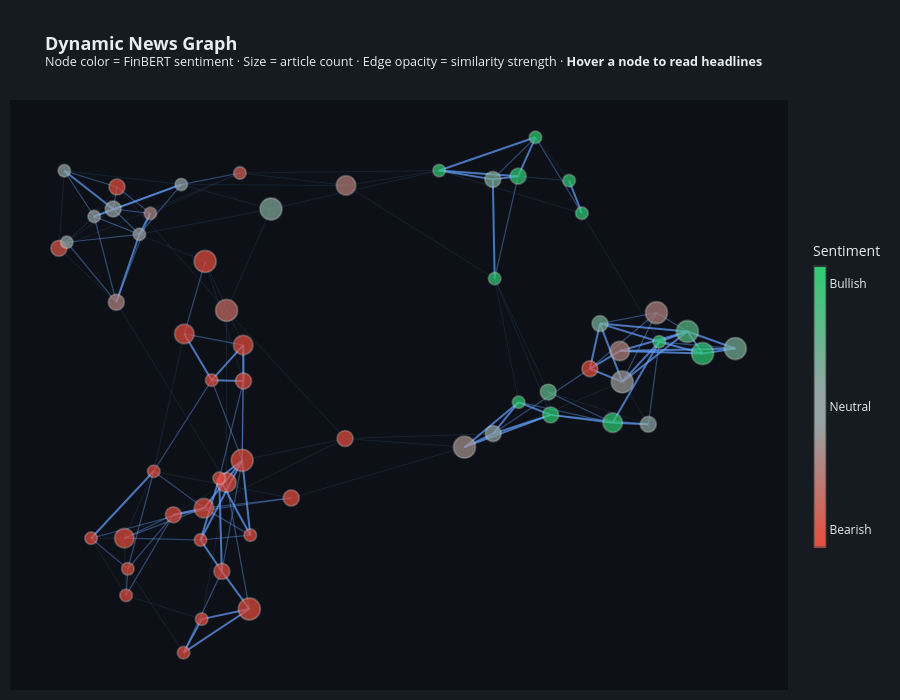

Here is the notebook cell this chart was saved with:
### Markdown cell above
---

## 4.4 Interactive Dynamic News Graph

The 60 most-recent news days are connected by semantic cosine-similarity edges
(FinBERT 16-D embeddings) combined with temporal-decay priors — exactly the
adjacency matrix produced by `DynamicNewsGraphBuilder`.

**Hover any node** to read every headline for that day.

### Code cell
# ==========================================
# VISUALIZATION: DYNAMIC NEWS GRAPH
# ==========================================
# This block uses NetworkX and Plotly to visualize how the news days connect
# to each other. It shows the semantic clustering of similar news events
# and how temporal exponential decay ensures the graph stays connected.

# ── Interactive news graph ─────────────────────────────────────────────────────
import subprocess as _sp
_sp.check_call([sys.executable, '-m', 'pip', 'install', '-q', 'plotly', 'networkx'],
               stdout=_sp.DEVNULL, stderr=_sp.DEVNULL)

# NetworkX for constructing and rendering the semantic/temporal Dynamic News Graph\n
import networkx as nx
import plotly.graph_objects as go
from sklearn.metrics.pairwise import cosine_similarity as _cos_sim
from collections import defaultdict as _ddict

# colour palette (dark)
_GOLD="#D4A017"; _RED="#E74C3C"; _GREEN="#2ECC71"; _GRAY="#95A5A6"
_BG="#0D1117";   _PBGC="#161B22"; _TXT="#E6EDF3"
_HL = dict(bgcolor="#1C2333", bordercolor=_GOLD, font=dict(color=_TXT, size=12),
           align="left", namelength=-1)
_SYM = dict(
    colorscale=[[0.0,"#E74C3C"],[0.45,"#95A5A6"],[0.55,"#95A5A6"],[1.0,"#2ECC71"]],
    cmin=-0.4, cmax=0.4,
    colorbar=dict(title=dict(text="Sentiment", font=dict(color=_TXT)),
                  tickfont=dict(color=_TXT), thickness=12, len=0.55,
                  tickvals=[-0.35,0,0.35], ticktext=["Bearish","Neutral","Bullish"]),
)

# load news headlines
_news_df = pd.read_csv(f'{base_path}/wheat_news.csv')
_news_df['date'] = pd.to_datetime(_news_df['date'], format='mixed', errors='coerce')
_news_df = _news_df.dropna(subset=['date']).reset_index(drop=True)
_news_df['date_day'] = _news_df['date'].dt.strftime('%Y-%m-%d')
_headlines = _ddict(list); _sources = _ddict(list)
for _, row in _news_df.iterrows():
    _headlines[row['date_day']].append(str(row['title']))
    _sources[row['date_day']].append(str(row.get('source', '')))

_sent_map  = dict(zip(sentiment_df['date'], sentiment_df['sentiment_score']))
_count_map = dict(zip(sentiment_df['date'], sentiment_df['article_count']))

# build graph on 60 most-recent news days
VIZ_N = 60
_viz_dates = sorted(set(news_emb.keys()) & set(_headlines.keys()))[-VIZ_N:]
_E    = np.stack([news_emb[d].numpy() for d in _viz_dates])
_cos  = _cos_sim(_E)
_idx  = np.arange(VIZ_N)
_temp = np.exp(-0.1 * np.abs(_idx[:,None] - _idx[None,:]))
_adj  = 0.70*_cos + 0.30*_temp;  np.fill_diagonal(_adj, 0)

K_NN = 4
_adj_knn = np.zeros_like(_adj)
for i in range(VIZ_N):
    top = np.argsort(_adj[i])[-K_NN:]
    _adj_knn[i, top] = _adj[i, top]
_adj_knn = np.maximum(_adj_knn, _adj_knn.T)

G_news = nx.from_numpy_array(_adj_knn)
_pos   = nx.spring_layout(G_news, seed=42, k=2.8/np.sqrt(VIZ_N), iterations=60)
print(f'News graph: {G_news.number_of_nodes()} nodes | {G_news.number_of_edges()} edges')

# ── Build Plotly traces ────────────────────────────────────────────────────────
edge_groups = {
    "strong": ([], [], "rgba(100,160,255,0.70)", 2.0),
    "medium": ([], [], "rgba(100,160,255,0.40)", 1.2),
    "weak"  : ([], [], "rgba(100,160,255,0.18)", 0.6),
}
wts     = nx.get_edge_attributes(G_news, "weight")
all_wts = list(wts.values())
q33, q66 = np.percentile(all_wts, 33), np.percentile(all_wts, 66)

for (u, v), w in wts.items():
    x0, y0 = _pos[u]; x1, y1 = _pos[v]
    seg = [x0, x1, None], [y0, y1, None]
    key = "strong" if w > q66 else ("medium" if w > q33 else "weak")
    edge_groups[key][0].extend(seg[0])
    edge_groups[key][1].extend(seg[1])

edge_traces = [
    go.Scatter(x=ex, y=ey, mode="lines", hoverinfo="none", showlegend=False,
               line=dict(width=lw, color=col), name=lbl)
    for lbl, (ex, ey, col, lw) in edge_groups.items()
    if ex
]

sents = [_sent_map.get(d, 0.0)  for d in _viz_dates]
cnts  = [_count_map.get(d, 1)   for d in _viz_dates]

hover_texts = []
for i, d in enumerate(_viz_dates):
    heads = _headlines.get(d, [])
    srcs  = _sources.get(d, [])
    lines = "<br>".join(
        f'<span style="color:{_GOLD}">▸</span> '
        f'<i style="color:{_GRAY}">{s}</i>: '
        f'{h[:95]}{"…" if len(h) > 95 else ""}'
        for s, h in zip(srcs[:6], heads[:6])
    )
    sc  = _sent_map.get(d, 0.0)
    lbl = "Bullish" if sc > 0.05 else ("Bearish" if sc < -0.05 else "Neutral")
    col = _GREEN if sc > 0.05 else (_RED if sc < -0.05 else _GRAY)
    hover_texts.append(
        f'<b style="font-size:14px">📅 {d}</b><br>'
        f'Sentiment: <b style="color:{col}">{sc:+.3f}  ({lbl})</b><br>'
        f'Articles: <b>{cnts[i]}</b>'
        + (f'<br><br><b>Headlines:</b><br>{lines}' if lines else "")
    )

node_trace = go.Scatter(
    x=[_pos[i][0] for i in range(VIZ_N)],
    y=[_pos[i][1] for i in range(VIZ_N)],
    mode="markers",
    hoverinfo="text", hovertext=hover_texts,
    marker=dict(
        size=[max(9, min(22, 9 + c * 3.5)) for c in cnts],
        color=sents, **_SYM,
        line=dict(width=1.8, color="rgba(255,255,255,0.35)"),
    ),
    name="News day",
)

fig = go.Figure(data=[*edge_traces, node_trace])
fig.update_layout(
    title=dict(
        text=(
            "<b>Dynamic News Graph</b>"
            "<br><sup>Node color = FinBERT sentiment · Size = article count · "
            "Edge opacity = similarity strength · <b>Hover a node to read headlines</b></sup>"
        ),
        font=dict(color=_TXT, size=18),
    ),
    xaxis=dict(showgrid=False, zeroline=False, showticklabels=False),
    yaxis=dict(showgrid=False, zeroline=False, showticklabels=False),
    height=700, hovermode="closest", showlegend=False,
    paper_bgcolor=_PBGC, plot_bgcolor=_BG,
    font=dict(color=_TXT), hoverlabel=_HL,
    margin=dict(l=10, r=10, t=100, b=10),
)
fig.show()

### Figure 1 — Plotly figure (JSON) as saved in the notebook; plotly's stock layout.template omitted (floating-point values rounded to 4 significant figures; data arrays with more than 128 entries replaced by an {"elided": "..."} marker saying what was removed)
{"data": [{"hoverinfo": "none", "line": {"color": "rgba(100,160,255,0.70)", "width": 2}, "mode": "lines", "name": "strong", "showlegend": false, "type": "scatter", "x": {"elided": "162 float values"}, "y": {"elided": "162 float values"}}, {"hoverinfo": "none", "line": {"color": "rgba(100,160,255,0.40)", "width": 1.2}, "mode": "lines", "name": "medium", "showlegend": false, "type": "scatter", "x": {"elided": "156 float values"}, "y": {"elided": "156 float values"}}, {"hoverinfo": "none", "line": {"color": "rgba(100,160,255,0.18)", "width": 0.6}, "mode": "lines", "name": "weak", "showlegend": false, "type": "scatter", "x": {"elided": "156 float values"}, "y": {"elided": "156 float values"}}, {"hoverinfo": "text", "hovertext": ["<b style=\"font-size:14px\">📅 2026-02-01</b><br>Sentiment: <b style=\"color:#E74C3C\">-0.906  (Bearish)</b><br>Articles: <b>2</b><br><br><b>Headlines:</b><br><span style=\"color:#D4A017\">▸</span> <i style=\"color:#95A5A6\">Bloomberg</i>: India Plans to Spend Less on Fertilizer Subsidy Next Fiscal Year<br><span style=\"color:#D4A017\">▸</span> <i style=\"color:#95A5A6\">Bloomberg</i>: GrainCorp Warns Supply Glut Will Hit Profit, Shares Drop 19%", "<b style=\"font-size:14px\">📅 2026-02-02</b><br>Sentiment: <b style=\"color:#E74C3C\">-0.961  (Bearish)</b><br>Articles: <b>3</b><br><br><b>Headlines:</b><br><span style=\"color:#D4A017\">▸</span> <i style=\"color:#95A5A6\">Reuters</i>: Metals, crude oil dive in broad commodities market tumble<br><span style=\"color:#D4A017\">▸</span> <i style=\"color:#95A5A6\">Reuters</i>: Slump in commodities rattles global markets<br><span style=\"color:#D4A017\">▸</span> <i style=\"color:#95A5A6\">Bloomberg</i>: Wheat Down Most Since December as Grains Join Commodities Rout", "<b style=\"font-size:14px\">📅 2026-02-05</b><br>Sentiment: <b style=\"color:#95A5A6\">+0.019  (Neutral)</b><br>Articles: <b>1</b><br><br><b>Headlines:</b><br><span style=\"color:#D4A017\">▸</span> <i style=\"color:#95A5A6\">Investing.com</i>: Trump speech headlines economic events due Friday", "<b style=\"font-size:14px\">📅 2026-02-09</b><br>Sentiment: <b style=\"color:#95A5A6\">-0.025  (Neutral)</b><br>Articles: <b>1</b><br><br><b>Headlines:</b><br><span style=\"color:#D4A017\">▸</span> <i style=\"color:#95A5A6\">Bloomberg</i>: Hedge Funds Bet Against Pound as Starmer Crisis Deepens", "<b style=\"font-size:14px\">📅 2026-02-11</b><br>Sentiment: <b style=\"color:#E74C3C\">-0.535  (Bearish)</b><br>Articles: <b>5</b><br><br><b>Headlines:</b><br><span style=\"color:#D4A017\">▸</span> <i style=\"color:#95A5A6\">Bloomberg</i>: Ghana Holds Emergency Meeting on Cocoa as Futures ...<br><span style=\"color:#D4A017\">▸</span> <i style=\"color:#95A5A6\">CNBC</i>: US state tariff bills rise as Trump faces midterms ...<br><span style=\"color:#D4A017\">▸</span> <i style=\"color:#95A5A6\">Bloomberg</i>: Farmers, Tractors Gather in Madrid to Protest EU-Mercosur ...<br><span style=\"color:#D4A017\">▸</span> <i style=\"color:#95A5A6\">cnbc.com</i>: US state tariff bills rise as Trump faces midterms ...<br><span style=\"color:#D4A017\">▸</span> <i style=\"color:#95A5A6\">Bloomberg</i>: Farmers, Tractors Gather in Madrid to Protest EU-Mercosur Deal", "<b style=\"font-size:14px\">📅 2026-02-12</b><br>Sentiment: <b style=\"color:#E74C3C\">-0.192  (Bearish)</b><br>Articles: <b>3</b><br><br><b>Headlines:</b><br><span style=\"color:#D4A017\">▸</span> <i style=\"color:#95A5A6\">Investing.com</i>: CPI data takes center stage in Friday’s economic calendar<br><span style=\"color:#D4A017\">▸</span> <i style=\"color:#95A5A6\">Reuters</i>: Farmers protest over U.S.-India trade framework ...<br><span style=\"color:#D4A017\">▸</span> <i style=\"color:#95A5A6\">Bloomberg</i>: UN Food Agency Targets $200 Million for Ivory Coast Farm Sector", "<b style=\"font-size:14px\">📅 2026-02-13</b><br>Sentiment: <b style=\"color:#2ECC71\">+0.784  (Bullish)</b><br>Articles: <b>1</b><br><br><b>Headlines:</b><br><span style=\"color:#D4A017\">▸</span> <i style=\"color:#95A5A6\">Bloomberg</i>: India Relaxes Wheat Export Curbs to Appease Protesting Farmers", "<b style=\"font-size:14px\">📅 2026-02-17</b><br>Sentiment: <b style=\"color:#E74C3C\">-0.961  (Bearish)</b><br>Articles: <b>1</b><br><br><b>Headlines:</b><br><span style=\"color:#D4A017\">▸</span> <i style=\"color:#95A5A6\">Bloomberg</i>: Wheat Declines Amid Thin Trading and Signs of Ample Supply", "<b style=\"font-size:14px\">📅 2026-02-18</b><br>Sentiment: <b style=\"color:#E74C3C\">-0.586  (Bearish)</b><br>Articles: <b>3</b><br><br><b>Headlines:</b><br><span style=\"color:#D4A017\">▸</span> <i style=\"color:#95A5A6\">Bloomberg</i>: Ghana Tomato Prices Rise After Jihadist Attack in Burkina ...<br><span style=\"color:#D4A017\">▸</span> <i style=\"color:#95A5A6\">Reuters</i>: Moderna combo flu/COVID vaccine succeeds in mid-stage ...<br><span style=\"color:#D4A017\">▸</span> <i style=\"color:#95A5A6\">Bloomberg</i>: Winners, Losers Emerge as Trump’s Tariffs Take Hold", "<b style=\"font-size:14px\">📅 2026-02-19</b><br>Sentiment: <b style=\"color:#2ECC71\">+0.566  (Bullish)</b><br>Articles: <b>2</b><br><br><b>Headlines:</b><br><span style=\"color:#D4A017\">▸</span> <i style=\"color:#95A5A6\">Reuters</i>: US farmers to sow more soybeans in 2026, less corn, USDA says<br><span style=\"color:#D4A017\">▸</span> <i style=\"color:#95A5A6\">Reuters</i>: Indonesia, US firms sign $38.4 billion in trade, investment deals", "<b style=\"font-size:14px\">📅 2026-02-20</b><br>Sentiment: <b style=\"color:#2ECC71\">+0.695  (Bullish)</b><br>Articles: <b>1</b><br><br><b>Headlines:</b><br><span style=\"color:#D4A017\">▸</span> <i style=\"color:#95A5A6\">Reuters</i>: USDA defends $12 billion subsidy amid farm economy challenges", "<b style=\"font-size:14px\">📅 2026-02-23</b><br>Sentiment: <b style=\"color:#E74C3C\">-0.363  (Bearish)</b><br>Articles: <b>2</b><br><br><b>Headlines:</b><br><span style=\"color:#D4A017\">▸</span> <i style=\"color:#95A5A6\">Investing.com</i>: Wolfe analysts break down key questions swirling around ...<br><span style=\"color:#D4A017\">▸</span> <i style=\"color:#95A5A6\">Bloomberg</i>: Millennium Exit Spawns Two New Hedge Funds Seeking $1.4 Billion", "<b style=\"font-size:14px\">📅 2026-02-25</b><br>Sentiment: <b style=\"color:#2ECC71\">+0.125  (Bullish)</b><br>Articles: <b>2</b><br><br><b>Headlines:</b><br><span style=\"color:#D4A017\">▸</span> <i style=\"color:#95A5A6\">Reuters</i>: Indonesia may struggle to deliver on new US farm import promises, traders say<br><span style=\"color:#D4A017\">▸</span> <i style=\"color:#95A5A6\">Bloomberg</i>: Israel Plans to Boost US Wheat Imports in Bid for Tariff Relief", "<b style=\"font-size:14px\">📅 2026-02-26</b><br>Sentiment: <b style=\"color:#E74C3C\">-0.322  (Bearish)</b><br>Articles: <b>1</b><br><br><b>Headlines:</b><br><span style=\"color:#D4A017\">▸</span> <i style=\"color:#95A5A6\">Investing.com</i>: PPI data highlights economic calendar for Friday", "<b style=\"font-size:14px\">📅 2026-02-28</b><br>Sentiment: <b style=\"color:#E74C3C\">-0.882  (Bearish)</b><br>Articles: <b>1</b><br><br><b>Headlines:</b><br><span style=\"color:#D4A017\">▸</span> <i style=\"color:#95A5A6\">Reuters</i>: India braces for hotter-than-normal summer, more ...", "<b style=\"font-size:14px\">📅 2026-03-02</b><br>Sentiment: <b style=\"color:#E74C3C\">-0.942  (Bearish)</b><br>Articles: <b>1</b><br><br><b>Headlines:</b><br><span style=\"color:#D4A017\">▸</span> <i style=\"color:#95A5A6\">Bloomberg</i>: Iran War Threatens Supply Disruptions for Agriculture Markets", "<b style=\"font-size:14px\">📅 2026-03-04</b><br>Sentiment: <b style=\"color:#E74C3C\">-0.756  (Bearish)</b><br>Articles: <b>1</b><br><br><b>Headlines:</b><br><span style=\"color:#D4A017\">▸</span> <i style=\"color:#95A5A6\">investing.com</i>: World food price rise set to continue if Iran war lasts, FAO ...", "<b style=\"font-size:14px\">📅 2026-03-05</b><br>Sentiment: <b style=\"color:#2ECC71\">+0.846  (Bullish)</b><br>Articles: <b>1</b><br><br><b>Headlines:</b><br><span style=\"color:#D4A017\">▸</span> <i style=\"color:#95A5A6\">Reuters</i>: Italy ready to mitigate economic impact of Iran crisis, minister says", "<b style=\"font-size:14px\">📅 2026-03-06</b><br>Sentiment: <b style=\"color:#2ECC71\">+0.859  (Bullish)</b><br>Articles: <b>1</b><br><br><b>Headlines:</b><br><span style=\"color:#D4A017\">▸</span> <i style=\"color:#95A5A6\">Reuters</i>: World food prices rebound in February, United Nations’ FAO says", "<b style=\"font-size:14px\">📅 2026-03-09</b><br>Sentiment: <b style=\"color:#E74C3C\">-0.120  (Bearish)</b><br>Articles: <b>5</b><br><br><b>Headlines:</b><br><span style=\"color:#D4A017\">▸</span> <i style=\"color:#95A5A6\">Reuters</i>: Oil soars 25%, gold drops as Iran war jolts global commodity markets<br><span style=\"color:#D4A017\">▸</span> <i style=\"color:#95A5A6\">Investing.com</i>: Oil soars then retreats, gold drops as Iran war jolts global ...<br><span style=\"color:#D4A017\">▸</span> <i style=\"color:#95A5A6\">CNBC</i>: Commodities are having a standout 2026, and this ETF has ...<br><span style=\"color:#D4A017\">▸</span> <i style=\"color:#95A5A6\">Bloomberg</i>: Crop Prices Jump as War Snarls Trade and Risks ...<br><span style=\"color:#D4A017\">▸</span> <i style=\"color:#95A5A6\">Bloomberg</i>: Chicago Soy Oil Jumps 4% as Crude’s Rally Boosts Biofuel Demand", "<b style=\"font-size:14px\">📅 2026-03-10</b><br>Sentiment: <b style=\"color:#95A5A6\">+0.050  (Neutral)</b><br>Articles: <b>1</b><br><br><b>Headlines:</b><br><span style=\"color:#D4A017\">▸</span> <i style=\"color:#95A5A6\">Investing.com</i>: Markets Pricing End of the Iran War Before It Happens", "<b style=\"font-size:14px\">📅 2026-03-11</b><br>Sentiment: <b style=\"color:#E74C3C\">-0.848  (Bearish)</b><br>Articles: <b>2</b><br><br><b>Headlines:</b><br><span style=\"color:#D4A017\">▸</span> <i style=\"color:#95A5A6\">CNBC</i>: Iran news: Food prices could rise due to fertilizer shortages<br><span style=\"color:#D4A017\">▸</span> <i style=\"color:#95A5A6\">cnbc.com</i>: Iran news: Food prices could rise due to fertilizer shortages", "<b style=\"font-size:14px\">📅 2026-03-12</b><br>Sentiment: <b style=\"color:#95A5A6\">+0.030  (Neutral)</b><br>Articles: <b>2</b><br><br><b>Headlines:</b><br><span style=\"color:#D4A017\">▸</span> <i style=\"color:#95A5A6\">Investing.com</i>: GDP, JOLTs job openings and core PCE among economic data due Friday<br><span style=\"color:#D4A017\">▸</span> <i style=\"color:#95A5A6\">Investing.com</i>: Fertilizer stocks surge as Middle East conflict disrupts global supply", "<b style=\"font-size:14px\">📅 2026-03-13</b><br>Sentiment: <b style=\"color:#2ECC71\">+0.714  (Bullish)</b><br>Articles: <b>2</b><br><br><b>Headlines:</b><br><span style=\"color:#D4A017\">▸</span> <i style=\"color:#95A5A6\">Reuters</i>: US farmers rush to sell crops as Iran war fuels rally<br><span style=\"color:#D4A017\">▸</span> <i style=\"color:#95A5A6\">Bloomberg</i>: Raw Sugar Heads for Fourth Weekly Gain as Brazil Fuel ...", "<b style=\"font-size:14px\">📅 2026-03-15</b><br>Sentiment: <b style=\"color:#E74C3C\">-0.599  (Bearish)</b><br>Articles: <b>1</b><br><br><b>Headlines:</b><br><span style=\"color:#D4A017\">▸</span> <i style=\"color:#95A5A6\">Investing.com</i>: Trump demands other countries help secure vital Strait of ...", "<b style=\"font-size:14px\">📅 2026-03-18</b><br>Sentiment: <b style=\"color:#E74C3C\">-0.396  (Bearish)</b><br>Articles: <b>2</b><br><br><b>Headlines:</b><br><span style=\"color:#D4A017\">▸</span> <i style=\"color:#95A5A6\">Bloomberg</i>: Wheat Jumps as Iran War, Wintry Weather Stoke Inflation ...<br><span style=\"color:#D4A017\">▸</span> <i style=\"color:#95A5A6\">Investing.com</i>: TSX ends lower after after Fed expresses uncertainty over ...", "<b style=\"font-size:14px\">📅 2026-03-19</b><br>Sentiment: <b style=\"color:#95A5A6\">+0.033  (Neutral)</b><br>Articles: <b>2</b><br><br><b>Headlines:</b><br><span style=\"color:#D4A017\">▸</span> <i style=\"color:#95A5A6\">Investing.com</i>: Rig counts and CFTC positioning data among reports due Friday<br><span style=\"color:#D4A017\">▸</span> <i style=\"color:#95A5A6\">Reuters</i>: Philippine jeepney drivers protest as rising fuel prices cut ...", "<b style=\"font-size:14px\">📅 2026-03-20</b><br>Sentiment: <b style=\"color:#E74C3C\">-0.734  (Bearish)</b><br>Articles: <b>2</b><br><br><b>Headlines:</b><br><span style=\"color:#D4A017\">▸</span> <i style=\"color:#95A5A6\">Reuters</i>: War in Iran threatens fresh food-price shock across ...<br><span style=\"color:#D4A017\">▸</span> <i style=\"color:#95A5A6\">reuters.com</i>: War in Iran threatens fresh food-price shock across ...", "<b style=\"font-size:14px\">📅 2026-03-24</b><br>Sentiment: <b style=\"color:#E74C3C\">-0.870  (Bearish)</b><br>Articles: <b>3</b><br><br><b>Headlines:</b><br><span style=\"color:#D4A017\">▸</span> <i style=\"color:#95A5A6\">Reuters</i>: Iran war exposes food security to cascading risks<br><span style=\"color:#D4A017\">▸</span> <i style=\"color:#95A5A6\">CNBC</i>: EU, Australia seal trade deal as Western countries hedge ...<br><span style=\"color:#D4A017\">▸</span> <i style=\"color:#95A5A6\">cnbc.com</i>: EU, Australia seal trade deal as Western countries hedge ...", "<b style=\"font-size:14px\">📅 2026-03-25</b><br>Sentiment: <b style=\"color:#E74C3C\">-0.630  (Bearish)</b><br>Articles: <b>3</b><br><br><b>Headlines:</b><br><span style=\"color:#D4A017\">▸</span> <i style=\"color:#95A5A6\">Reuters</i>: US researchers bet on hybrid, GMO seeds to make wheat profitable again<br><span style=\"color:#D4A017\">▸</span> <i style=\"color:#95A5A6\">CNBC</i>: Fertilizer prices surge amid Iran war, sparking food security ...<br><span style=\"color:#D4A017\">▸</span> <i style=\"color:#95A5A6\">cnbc.com</i>: Fertilizer prices surge amid Iran war, sparking food security ...", "<b style=\"font-size:14px\">📅 2026-03-26</b><br>Sentiment: <b style=\"color:#E74C3C\">-0.162  (Bearish)</b><br>Articles: <b>1</b><br><br><b>Headlines:</b><br><span style=\"color:#D4A017\">▸</span> <i style=\"color:#95A5A6\">Investing.com</i>: Michigan consumer sentiment and Fed speakers highlight Friday’s data", "<b style=\"font-size:14px\">📅 2026-03-27</b><br>Sentiment: <b style=\"color:#E74C3C\">-0.803  (Bearish)</b><br>Articles: <b>4</b><br><br><b>Headlines:</b><br><span style=\"color:#D4A017\">▸</span> <i style=\"color:#95A5A6\">Reuters</i>: US corn planting seen down, soy acres up as Iran war inflates costs, analysts say<br><span style=\"color:#D4A017\">▸</span> <i style=\"color:#95A5A6\">Investing.com</i>: US Jobs Report Eyed as Iran War Wipes Out Fed Rate Cut ...<br><span style=\"color:#D4A017\">▸</span> <i style=\"color:#95A5A6\">Investing.com</i>: U.S. consumer sentiment slides in March amid economic ...<br><span style=\"color:#D4A017\">▸</span> <i style=\"color:#95A5A6\">Reuters</i>: US corn planting seen down, soy acres up as Iran war ...", "<b style=\"font-size:14px\">📅 2026-03-29</b><br>Sentiment: <b style=\"color:#2ECC71\">+0.232  (Bullish)</b><br>Articles: <b>2</b><br><br><b>Headlines:</b><br><span style=\"color:#D4A017\">▸</span> <i style=\"color:#95A5A6\">Bloomberg</i>: Chicago Wheat Climbs on Iran War Escalation, Weather ...<br><span style=\"color:#D4A017\">▸</span> <i style=\"color:#95A5A6\">Bloomberg</i>: Are Australia's Low Fuel Reserves Cause for Concern?", "<b style=\"font-size:14px\">📅 2026-03-30</b><br>Sentiment: <b style=\"color:#E74C3C\">-0.402  (Bearish)</b><br>Articles: <b>2</b><br><br><b>Headlines:</b><br><span style=\"color:#D4A017\">▸</span> <i style=\"color:#95A5A6\">Reuters</i>: Photos show aftermath from Iran's waves of retaliatory strikes<br><span style=\"color:#D4A017\">▸</span> <i style=\"color:#95A5A6\">Investing.com</i>: Stocks end largely lower, Dow ekes out gain to exit ...", "<b style=\"font-size:14px\">📅 2026-03-31</b><br>Sentiment: <b style=\"color:#E74C3C\">-0.958  (Bearish)</b><br>Articles: <b>1</b><br><br><b>Headlines:</b><br><span style=\"color:#D4A017\">▸</span> <i style=\"color:#95A5A6\">Investing.com</i>: European natural gas prices fall as investors assess ...", "<b style=\"font-size:14px\">📅 2026-04-01</b><br>Sentiment: <b style=\"color:#E74C3C\">-0.271  (Bearish)</b><br>Articles: <b>7</b><br><br><b>Headlines:</b><br><span style=\"color:#D4A017\">▸</span> <i style=\"color:#95A5A6\">Reuters</i>: US farmers to plant less corn as Iran war spikes fertilizer prices<br><span style=\"color:#D4A017\">▸</span> <i style=\"color:#95A5A6\">Investing.com</i>: USDA reports corn acres above forecast, soybean acres below expectations, Baird comments<br><span style=\"color:#D4A017\">▸</span> <i style=\"color:#95A5A6\">Reuters</i>: US farmers to plant less corn as Iran war spikes fertilizer ...<br><span style=\"color:#D4A017\">▸</span> <i style=\"color:#95A5A6\">Bloomberg</i>: Iran War: Are We Headed for Another Food Price Crisis?<br><span style=\"color:#D4A017\">▸</span> <i style=\"color:#95A5A6\">Investing.com</i>: Oil Falls Below $100 on Optimism Over Iran War<br><span style=\"color:#D4A017\">▸</span> <i style=\"color:#95A5A6\">Bloomberg</i>: Cofco Books First Argentina Corn Cargo to China in 15 Years", "<b style=\"font-size:14px\">📅 2026-04-02</b><br>Sentiment: <b style=\"color:#2ECC71\">+0.108  (Bullish)</b><br>Articles: <b>5</b><br><br><b>Headlines:</b><br><span style=\"color:#D4A017\">▸</span> <i style=\"color:#95A5A6\">Investing.com</i>: Jobs report, Services PMI among key economic data due Friday<br><span style=\"color:#D4A017\">▸</span> <i style=\"color:#95A5A6\">Investing.com</i>: Form 6K US Wheat For: 2 April<br><span style=\"color:#D4A017\">▸</span> <i style=\"color:#95A5A6\">Reuters</i>: Australian growers shift to less fertiliser-intensive crops as Iran war costs surge<br><span style=\"color:#D4A017\">▸</span> <i style=\"color:#95A5A6\">Reuters</i>: Australian growers shift to less fertiliser-intensive crops as ...<br><span style=\"color:#D4A017\">▸</span> <i style=\"color:#95A5A6\">Investing.com</i>: Nasdaq, S&P 500 eke out marginal gain but shortened ...", "<b style=\"font-size:14px\">📅 2026-04-03</b><br>Sentiment: <b style=\"color:#2ECC71\">+0.903  (Bullish)</b><br>Articles: <b>3</b><br><br><b>Headlines:</b><br><span style=\"color:#D4A017\">▸</span> <i style=\"color:#95A5A6\">Reuters</i>: World food price rise set to continue if Iran war lasts, FAO says<br><span style=\"color:#D4A017\">▸</span> <i style=\"color:#95A5A6\">Reuters</i>: World food price rise set to continue if Iran war lasts, FAO ...<br><span style=\"color:#D4A017\">▸</span> <i style=\"color:#95A5A6\">reuters.com</i>: World food price rise set to continue if Iran war lasts, FAO ...", "<b style=\"font-size:14px\">📅 2026-04-06</b><br>Sentiment: <b style=\"color:#E74C3C\">-0.897  (Bearish)</b><br>Articles: <b>1</b><br><br><b>Headlines:</b><br><span style=\"color:#D4A017\">▸</span> <i style=\"color:#95A5A6\">Bloomberg</i>: Wheat Hits One-Week Low With Rains Seen for Dry ...", "<b style=\"font-size:14px\">📅 2026-04-07</b><br>Sentiment: <b style=\"color:#2ECC71\">+0.070  (Bullish)</b><br>Articles: <b>2</b><br><br><b>Headlines:</b><br><span style=\"color:#D4A017\">▸</span> <i style=\"color:#95A5A6\">Reuters</i>: Russia says Middle East war disruption opens up new trade opportunities<br><span style=\"color:#D4A017\">▸</span> <i style=\"color:#95A5A6\">Investing.com</i>: Oil Supply Shock Ripples Through Fertilizer, Plastics, and ...", "<b style=\"font-size:14px\">📅 2026-04-09</b><br>Sentiment: <b style=\"color:#E74C3C\">-0.483  (Bearish)</b><br>Articles: <b>3</b><br><br><b>Headlines:</b><br><span style=\"color:#D4A017\">▸</span> <i style=\"color:#95A5A6\">Investing.com</i>: CPI inflation data highlights economic calendar for Friday<br><span style=\"color:#D4A017\">▸</span> <i style=\"color:#95A5A6\">CNBC</i>: Iran war: Why a super El Niño event poses fresh risks to ...<br><span style=\"color:#D4A017\">▸</span> <i style=\"color:#95A5A6\">cnbc.com</i>: Iran war: Why a super El Niño event poses fresh risks to ...", "<b style=\"font-size:14px\">📅 2026-04-13</b><br>Sentiment: <b style=\"color:#E74C3C\">-0.962  (Bearish)</b><br>Articles: <b>1</b><br><br><b>Headlines:</b><br><span style=\"color:#D4A017\">▸</span> <i style=\"color:#95A5A6\">Investing.com</i>: Ukraine wheat harvest forecast cut but remains highest since 2022", "<b style=\"font-size:14px\">📅 2026-04-14</b><br>Sentiment: <b style=\"color:#E74C3C\">-0.432  (Bearish)</b><br>Articles: <b>1</b><br><br><b>Headlines:</b><br><span style=\"color:#D4A017\">▸</span> <i style=\"color:#95A5A6\">Investing.com</i>: Markets Look Past Conflict as Stocks and Euro Recover to ...", "<b style=\"font-size:14px\">📅 2026-04-16</b><br>Sentiment: <b style=\"color:#E74C3C\">-0.061  (Bearish)</b><br>Articles: <b>1</b><br><br><b>Headlines:</b><br><span style=\"color:#D4A017\">▸</span> <i style=\"color:#95A5A6\">Investing.com</i>: Fed officials speak and rig count data highlight Friday’s calendar", "<b style=\"font-size:14px\">📅 2026-04-17</b><br>Sentiment: <b style=\"color:#E74C3C\">-0.546  (Bearish)</b><br>Articles: <b>7</b><br><br><b>Headlines:</b><br><span style=\"color:#D4A017\">▸</span> <i style=\"color:#95A5A6\">Investing.com</i>: US Economy Faces Whiplash as Supply Shocks Distort ...<br><span style=\"color:#D4A017\">▸</span> <i style=\"color:#95A5A6\">Investing.com</i>: The War's Economic Fallout Is Only Beginning<br><span style=\"color:#D4A017\">▸</span> <i style=\"color:#95A5A6\">investing.com</i>: Argentina wheat threatened by high urea fertilizer prices ...<br><span style=\"color:#D4A017\">▸</span> <i style=\"color:#95A5A6\">investing.com</i>: Take Five: Warsh, war and worsening conditions? By Reuters<br><span style=\"color:#D4A017\">▸</span> <i style=\"color:#95A5A6\">investing.com</i>: US Economy Faces Whiplash as Supply Shocks Distort ...<br><span style=\"color:#D4A017\">▸</span> <i style=\"color:#95A5A6\">investing.com</i>: The War's Economic Fallout Is Only Beginning", "<b style=\"font-size:14px\">📅 2026-04-20</b><br>Sentiment: <b style=\"color:#E74C3C\">-0.920  (Bearish)</b><br>Articles: <b>2</b><br><br><b>Headlines:</b><br><span style=\"color:#D4A017\">▸</span> <i style=\"color:#95A5A6\">Investing.com</i>: Peace Talk Optimism Clouds Reality<br><span style=\"color:#D4A017\">▸</span> <i style=\"color:#95A5A6\">investing.com</i>: Russia says Middle East war disruption opens up new ...", "<b style=\"font-size:14px\">📅 2026-04-21</b><br>Sentiment: <b style=\"color:#2ECC71\">+0.495  (Bullish)</b><br>Articles: <b>1</b><br><br><b>Headlines:</b><br><span style=\"color:#D4A017\">▸</span> <i style=\"color:#95A5A6\">Reuters</i>: Governments worldwide shield households from rising energy costs", "<b style=\"font-size:14px\">📅 2026-04-22</b><br>Sentiment: <b style=\"color:#2ECC71\">+0.826  (Bullish)</b><br>Articles: <b>1</b><br><br><b>Headlines:</b><br><span style=\"color:#D4A017\">▸</span> <i style=\"color:#95A5A6\">Reuters</i>: Factbox-Governments worldwide shield households from rising energy costs", "<b style=\"font-size:14px\">📅 2026-04-23</b><br>Sentiment: <b style=\"color:#E74C3C\">-0.170  (Bearish)</b><br>Articles: <b>2</b><br><br><b>Headlines:</b><br><span style=\"color:#D4A017\">▸</span> <i style=\"color:#95A5A6\">Investing.com</i>: Michigan consumer sentiment and rig count data due Friday<br><span style=\"color:#D4A017\">▸</span> <i style=\"color:#95A5A6\">Reuters</i>: Protein-maxxing, GLP-1s have US farmers betting on peas and lentils", "<b style=\"font-size:14px\">📅 2026-04-24</b><br>Sentiment: <b style=\"color:#E74C3C\">-0.750  (Bearish)</b><br>Articles: <b>1</b><br><br><b>Headlines:</b><br><span style=\"color:#D4A017\">▸</span> <i style=\"color:#95A5A6\">Investing.com</i>: Nomura posts record annual profit, sees no prolonged ...", "<b style=\"font-size:14px\">📅 2026-04-27</b><br>Sentiment: <b style=\"color:#2ECC71\">+0.146  (Bullish)</b><br>Articles: <b>2</b><br><br><b>Headlines:</b><br><span style=\"color:#D4A017\">▸</span> <i style=\"color:#95A5A6\">Investing.com</i>: US wheat futures rise on higher oil prices, weaker dollar<br><span style=\"color:#D4A017\">▸</span> <i style=\"color:#95A5A6\">Reuters</i>: Analysis-Iran war fertiliser squeeze could spell trouble for next year’s grain harvests", "<b style=\"font-size:14px\">📅 2026-04-28</b><br>Sentiment: <b style=\"color:#2ECC71\">+0.917  (Bullish)</b><br>Articles: <b>1</b><br><br><b>Headlines:</b><br><span style=\"color:#D4A017\">▸</span> <i style=\"color:#95A5A6\">Investing.com</i>: US wheat futures surge on strong EU barley export data", "<b style=\"font-size:14px\">📅 2026-04-29</b><br>Sentiment: <b style=\"color:#E74C3C\">-0.076  (Bearish)</b><br>Articles: <b>13</b><br><br><b>Headlines:</b><br><span style=\"color:#D4A017\">▸</span> <i style=\"color:#95A5A6\">Investing.com</i>: Farm commodities surge to two-year high on Hormuz closure<br><span style=\"color:#D4A017\">▸</span> <i style=\"color:#95A5A6\">reuters.com</i>: U.S. soy/corn ease after weather rally, wheat steady<br><span style=\"color:#D4A017\">▸</span> <i style=\"color:#95A5A6\">reuters.com</i>: U.S. wheat continues to rebound on weather worries<br><span style=\"color:#D4A017\">▸</span> <i style=\"color:#95A5A6\">reuters.com</i>: Ukraine in diplomatic tussle with Israel over grain Kyiv says ...<br><span style=\"color:#D4A017\">▸</span> <i style=\"color:#95A5A6\">cnbc.com</i>: Stock market today: Live updates<br><span style=\"color:#D4A017\">▸</span> <i style=\"color:#95A5A6\">investing.com</i>: US wheat futures surge on strong EU barley export data", "<b style=\"font-size:14px\">📅 2026-04-30</b><br>Sentiment: <b style=\"color:#E74C3C\">-0.524  (Bearish)</b><br>Articles: <b>2</b><br><br><b>Headlines:</b><br><span style=\"color:#D4A017\">▸</span> <i style=\"color:#95A5A6\">Investing.com</i>: Manufacturing PMI and ISM data highlight Friday’s economic calendar<br><span style=\"color:#D4A017\">▸</span> <i style=\"color:#95A5A6\">Reuters</i>: Chicago grains pare gains, mirroring crude oil", "<b style=\"font-size:14px\">📅 2026-05-04</b><br>Sentiment: <b style=\"color:#95A5A6\">-0.026  (Neutral)</b><br>Articles: <b>1</b><br><br><b>Headlines:</b><br><span style=\"color:#D4A017\">▸</span> <i style=\"color:#95A5A6\">Investing.com</i>: CME Group reports April 2026 trading volume of 25.9 million contracts", "<b style=\"font-size:14px\">📅 2026-05-05</b><br>Sentiment: <b style=\"color:#E74C3C\">-0.177  (Bearish)</b><br>Articles: <b>3</b><br><br><b>Headlines:</b><br><span style=\"color:#D4A017\">▸</span> <i style=\"color:#95A5A6\">Investing.com</i>:  Chicago Wheat, Corn, Soy Prices Fall on Profit-Taking, Farmer Selling<br><span style=\"color:#D4A017\">▸</span> <i style=\"color:#95A5A6\">Investing.com</i>: Andersons earnings on deck amid volatile grain, biofuel markets<br><span style=\"color:#D4A017\">▸</span> <i style=\"color:#95A5A6\">Investing.com</i>: MHP Q4 2025 slides: revenue surges 44% but net loss signals margin pressure", "<b style=\"font-size:14px\">📅 2026-05-06</b><br>Sentiment: <b style=\"color:#2ECC71\">+0.261  (Bullish)</b><br>Articles: <b>6</b><br><br><b>Headlines:</b><br><span style=\"color:#D4A017\">▸</span> <i style=\"color:#95A5A6\">Investing.com</i>: Earnings call transcript: Andersons Q1 2026 beats EPS but stock drops<br><span style=\"color:#D4A017\">▸</span> <i style=\"color:#95A5A6\">Investing.com</i>: Earnings call transcript: Fresenius SE reports strong Q1 2026, EPS growth<br><span style=\"color:#D4A017\">▸</span> <i style=\"color:#95A5A6\">Investing.com</i>: Earnings call transcript: Corteva Q1 2026 beats earnings forecast but stock dips<br><span style=\"color:#D4A017\">▸</span> <i style=\"color:#95A5A6\">Investing.com</i>: Earnings call transcript: ADAMA Ltd. Q1 2026 results show strong growth, stock surges<br><span style=\"color:#D4A017\">▸</span> <i style=\"color:#95A5A6\">Reuters</i>: Basis stays steady as cold and drought threaten crops<br><span style=\"color:#D4A017\">▸</span> <i style=\"color:#95A5A6\">Investing.com</i>:  Airbnb, McKesson, Gilead and more set to report earnings Thursday", "<b style=\"font-size:14px\">📅 2026-05-07</b><br>Sentiment: <b style=\"color:#2ECC71\">+0.423  (Bullish)</b><br>Articles: <b>10</b><br><br><b>Headlines:</b><br><span style=\"color:#D4A017\">▸</span> <i style=\"color:#95A5A6\">Investing.com</i>: Earnings call transcript: CF Industries Q1 2026 results exceed forecasts<br><span style=\"color:#D4A017\">▸</span> <i style=\"color:#95A5A6\">Investing.com</i>: Earnings call transcript: StoneX Group’s Q2 2026 earnings beat expectations<br><span style=\"color:#D4A017\">▸</span> <i style=\"color:#95A5A6\">Investing.com</i>: Earnings call transcript: McEwen Mining sees Q1 2026 profit surge<br><span style=\"color:#D4A017\">▸</span> <i style=\"color:#95A5A6\">Investing.com</i>: Earnings call transcript: Royal Gold Q1 2026 sees strong growth despite EPS miss<br><span style=\"color:#D4A017\">▸</span> <i style=\"color:#95A5A6\">Investing.com</i>: Jobs report and consumer sentiment among economic data due Friday<br><span style=\"color:#D4A017\">▸</span> <i style=\"color:#95A5A6\">Investing.com</i>: Earnings call transcript: Palomar Holdings beats Q1 2026 forecasts, stock rises", "<b style=\"font-size:14px\">📅 2026-05-08</b><br>Sentiment: <b style=\"color:#2ECC71\">+0.138  (Bullish)</b><br>Articles: <b>11</b><br><br><b>Headlines:</b><br><span style=\"color:#D4A017\">▸</span> <i style=\"color:#95A5A6\">Investing.com</i>: Earnings call transcript: VAALCO Energy Q1 2026 misses earnings, stock dips<br><span style=\"color:#D4A017\">▸</span> <i style=\"color:#95A5A6\">Investing.com</i>: Earnings call transcript: Sweetgreen Q1 2026 shows EPS beat, stock dips<br><span style=\"color:#D4A017\">▸</span> <i style=\"color:#95A5A6\">Investing.com</i>: Camil 4Q25 slides: volumes rise as commodity deflation hits revenue<br><span style=\"color:#D4A017\">▸</span> <i style=\"color:#95A5A6\">Investing.com</i>: M.Dias Branco Q1 2026 slides: margins expand amid revenue miss<br><span style=\"color:#D4A017\">▸</span> <i style=\"color:#95A5A6\">Investing.com</i>: Earnings call transcript: M. Dias Branco Q1 2026 earnings miss, stock drops<br><span style=\"color:#D4A017\">▸</span> <i style=\"color:#95A5A6\">Investing.com</i>: Wheaton Precious Metals Q1 2026 slides: record results on metal price surge", "<b style=\"font-size:14px\">📅 2026-05-09</b><br>Sentiment: <b style=\"color:#E74C3C\">-0.173  (Bearish)</b><br>Articles: <b>29</b><br><br><b>Headlines:</b><br><span style=\"color:#D4A017\">▸</span> <i style=\"color:#95A5A6\">Bloomberg</i>: LES Aliments Mejicano Inc<br><span style=\"color:#D4A017\">▸</span> <i style=\"color:#95A5A6\">Bloomberg</i>: Laura Carden, Wheat Parent Inc: Profile and Biography<br><span style=\"color:#D4A017\">▸</span> <i style=\"color:#95A5A6\">Bloomberg</i>: Australia Wheat Plantings Seen at Seven-Year Low on War, Weather<br><span style=\"color:#D4A017\">▸</span> <i style=\"color:#95A5A6\">Bloomberg</i>: Wheat Rallies on Weather Woes and Iran-Linked Fertilizer Crunch<br><span style=\"color:#D4A017\">▸</span> <i style=\"color:#95A5A6\">Bloomberg</i>: Argentina Soyoil Trades at Decade Low to US on Harvest, Biofuels<br><span style=\"color:#D4A017\">▸</span> <i style=\"color:#95A5A6\">Bloomberg</i>: Argentina Fights to Save Huge Soy Exports After Dutch Rejections"], "marker": {"cmax": 0.4, "cmin": -0.4, "color": [-0.9056, -0.9614, 0.01931, -0.02476, -0.5348, -0.1921, 0.7845, -0.9607, -0.5862, 0.5662, 0.6953, -0.3626, 0.1253, -0.3225, -0.8819, -0.9423, -0.7559, 0.8456, 0.8587, -0.1203, 0.0496, -0.8477, 0.0296, 0.7137, -0.599, -0.3961, 0.03326, -0.7344, -0.8695, -0.6302, -0.1621, -0.8035, 0.2318, -0.4024, -0.9579, -0.2711, 0.108, 0.903, -0.8972, 0.0701, -0.4828, -0.9624, -0.4325, -0.061, -0.5455, -0.9202, 0.4954, 0.8263, -0.1697, -0.7497, 0.1462, 0.9171, -0.07566, -0.524, -0.02585, -0.1773, 0.2612, 0.4234, 0.1378, -0.173], "colorbar": {"len": 0.55, "thickness": 12, "tickfont": {"color": "#E6EDF3"}, "ticktext": ["Bearish", "Neutral", "Bullish"], "tickvals": [-0.35, 0, 0.35], "title": {"font": {"color": "#E6EDF3"}, "text": "Sentiment"}}, "colorscale": [[0, "#E74C3C"], [0.45, "#95A5A6"], [0.55, "#95A5A6"], [1, "#2ECC71"]], "line": {"color": "rgba(255,255,255,0.35)", "width": 1.8}, "size": [16, 19.5, 12.5, 12.5, 22, 19.5, 12.5, 12.5, 19.5, 16, 12.5, 16, 16, 12.5, 12.5, 12.5, 12.5, 12.5, 12.5, 22, 12.5, 16, 16, 16, 12.5, 16, 16, 16, 19.5, 19.5, 12.5, 22, 16, 16, 12.5, 22, 22, 19.5, 12.5, 16, 19.5, 12.5, 12.5, 12.5, 22, 16, 12.5, 12.5, 16, 12.5, 16, 12.5, 22, 16, 12.5, 19.5, 22, 22, 22, 22]}, "mode": "markers", "name": "News day", "type": "scatter", "x": [-0.236, -0.2367, -0.3924, -0.6113, -0.3324, 0.0217, 0.3952, -0.3159, -0.3847, 0.4541, 0.2557, -0.6999, 0.3905, -0.2451, -0.619, -0.4617, -0.5267, 0.4978, 0.4554, 0.3193, -0.6863, -0.116, 0.3915, 0.5358, -0.531, 0.01924, -0.5635, -0.4122, -0.3354, -0.5356, -0.4702, -0.2394, 0.5298, -0.5539, -0.344, -0.2785, -0.1669, 0.6918, -0.2189, 0.7813, -0.2791, -0.297, -0.3412, -0.4976, -0.2214, -0.2905, 0.5823, 0.6143, -0.5557, -0.3867, 0.6599, 0.8087, 0.7158, 0.6344, -0.6801, 0.7096, 0.8795, 0.9177, 1.0, 0.8017], "y": [-0.05102, 0.05205, 0.5128, 0.4211, 0.2922, 0.5103, 0.2428, -0.04857, 0.08415, 0.5368, 0.5529, 0.3298, 0.5276, 0.5459, -0.5022, -0.3101, -0.59, 0.6483, -0.1119, -0.2409, 0.5523, -0.3867, -0.2019, -0.1482, -0.6663, -0.2162, 0.4425, -0.435, -0.4158, -0.5021, 0.43, -0.2786, -0.08264, 0.5058, -0.5072, 0.1516, 0.4426, -0.1707, -0.4934, -0.1752, -0.3421, -0.3301, -0.7344, 0.37, -0.7052, -0.5973, 0.5239, 0.4304, 0.175, -0.8306, 0.1137, 0.06146, -0.05363, -0.01591, 0.3472, 0.03507, 0.09107, 0.0279, 0.04211, 0.1448]}], "layout": {"font": {"color": "#E6EDF3"}, "height": 700, "hoverlabel": {"align": "left", "bgcolor": "#1C2333", "bordercolor": "#D4A017", "font": {"color": "#E6EDF3", "size": 12}, "namelength": -1}, "hovermode": "closest", "margin": {"b": 10, "l": 10, "r": 10, "t": 100}, "paper_bgcolor": "#161B22", "plot_bgcolor": "#0D1117", "showlegend": false, "title": {"font": {"color": "#E6EDF3", "size": 18}, "text": "<b>Dynamic News Graph</b><br><sup>Node color = FinBERT sentiment · Size = article count · Edge opacity = similarity strength · <b>Hover a node to read headlines</b></sup>"}, "xaxis": {"showgrid": false, "showticklabels": false, "zeroline": false}, "yaxis": {"showgrid": false, "showticklabels": false, "zeroline": false}}}
